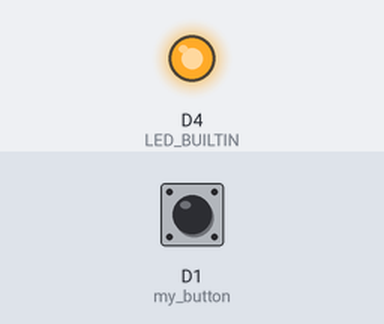
Bench run of a sketch on a simulated ESP8266 (NodeMCU). On the bench: output pins drawn as LEDs (lit = HIGH, except the on-board LED, lit = LOW). The test bench sets the inputs (shaded band); at power-on: D1 (my_button) HIGH.

Above: at 1.2 s.
1.3 s: D1 (my_button) pulled LOW for 0.15 s
At 1.37 s:
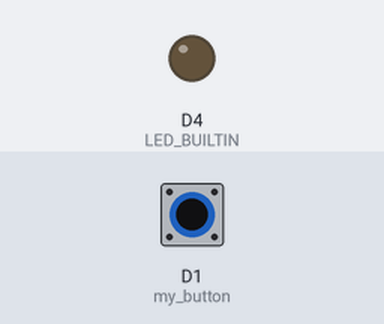
2.9 s: D1 (my_button) pulled LOW for 3.2 s
At 6.6 s:
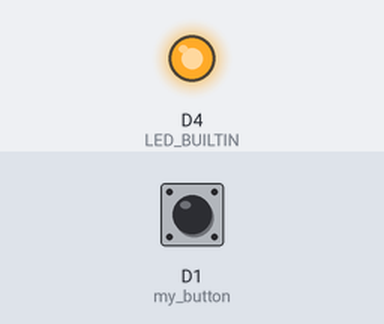
Timing chart, 0 to 8.1 s (numbered marks = the images above; inputs shaded):
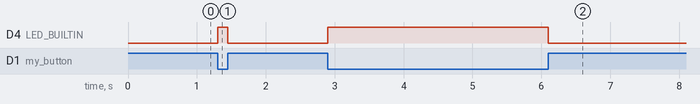

The sketch:

p2_1-digitalIO.ino
```cpp
int my_button = D1;

void setup()
{
  pinMode(my_button, INPUT);
  pinMode(LED_BUILTIN, OUTPUT);
}

void loop()
{
  if(digitalRead(my_button) == LOW) {
    digitalWrite(LED_BUILTIN, HIGH);
  } else {
    digitalWrite(LED_BUILTIN, LOW);
  }
}
```

Measured:
- after the input at 1.3 s, D4 (LED_BUILTIN): LOW → HIGH at once, → LOW 0.15 s later
- after the input at 2.9 s, D4 (LED_BUILTIN): LOW → HIGH at once, → LOW 3.2 s later
